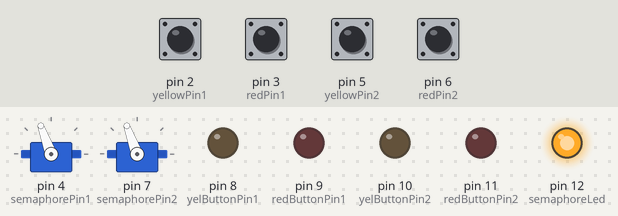
Bench run of a sketch on a simulated Arduino Uno, built with avr-gcc and run on an emulated ATmega328P. Parts: 2 × servo, output pins drawn as LEDs (lit = HIGH). The test bench sets the inputs (shaded band); at power-on: pin 2 (yellowPin1), pin 3 (redPin1), pin 5 (yellowPin2), pin 6 (redPin2) HIGH.

Above: at 6.4 s.
6.5 s: pin 2 (yellowPin1) pulled LOW for 0.2 s
At 7.33 s:
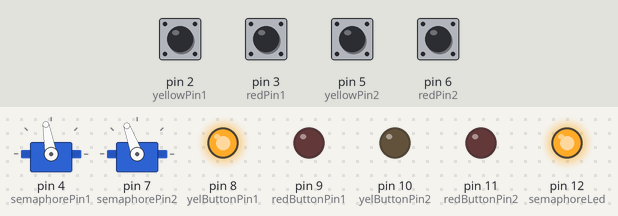
9.5 s: pin 6 (redPin2) pulled LOW for 0.2 s
At 11.71 s:
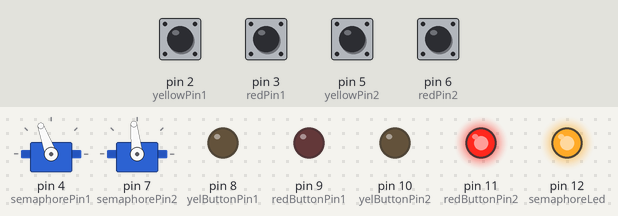
12.5 s: pin 3 (redPin1) pulled LOW for 1 s
At 15.04 s:
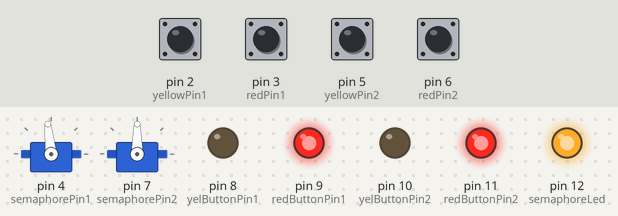
15.5 s: pin 5 (yellowPin2) pulled LOW for 1 s
18.5 s: pin 2 (yellowPin1) driven LOW and pin 3 (redPin1) driven LOW
21.5 s: pin 3 (redPin1) driven HIGH
At 23.3 s:
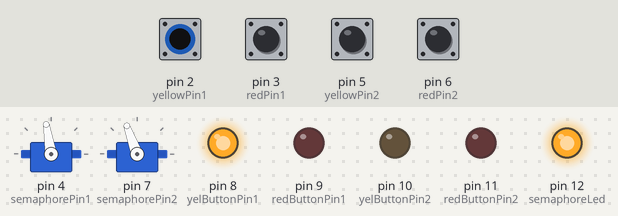
Timing chart, 0 to 24.8 s (numbered marks = the images above; inputs shaded):
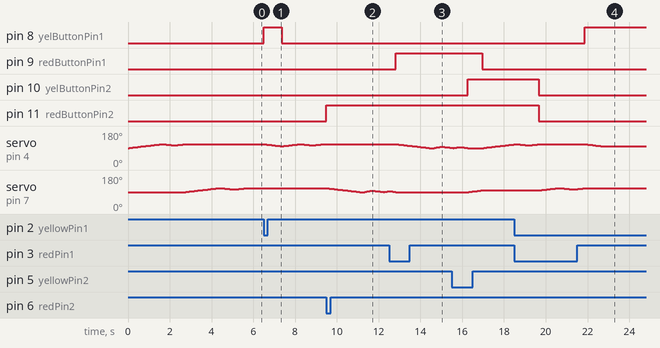

Measured:
- after the input at 6.5 s, pin 8 (yelButtonPin1): LOW → HIGH at once, → LOW 0.86 s later
- after the input at 9.5 s, pin 11 (redButtonPin2): LOW → HIGH at once
- after the input at 12.5 s, pin 9 (redButtonPin1): LOW → HIGH after 0.33 s; pin 11 (redButtonPin2): stays HIGH (without the input it goes to LOW after 0.33 s); servo on pin 7 (semaphorePin2): goes on until 12.8 s, then stays 90°
- after the input at 15.5 s, pin 9 (redButtonPin1): HIGH → LOW after 1.5 s; pin 10 (yelButtonPin2): LOW → HIGH after 0.76 s; pin 11 (redButtonPin2): stays HIGH (without the input it goes to LOW after 0.76 s); servo on pin 7 (semaphorePin2): goes on until 17.0 s, then stays 99°
- after the input at 21.5 s, pin 8 (yelButtonPin1): LOW → HIGH after 0.36 s; pin 9 (redButtonPin1): stays LOW (without the input it goes to HIGH after 0.36 s); servo on pin 4 (semaphorePin1): goes on until 22.7 s, then stays 99°

The sketch:

ServotrainorderMKII.ino
```cpp
// (licence header left out)
#include <VarSpeedServo.h>

#define ACTIVE 0    // 0 if a detector grounds the input, 1 if it connects it to VCC

VarSpeedServo semaphore[2];

// With neither D2 or D3 grounded, the semaphore shows Green
#define yellowPin1        2        // D2 - ground this pin to get Yellow
#define redPin1           3        // D3 - ground this pin to get Red
#define semaphorePin1     4        // D4 - output for servo
#define yellowPin2        5        // D5 - ground this pin to get Yellow
#define redPin2           6        // D6 - ground this pin to get Red
#define semaphorePin2     7        // D7 - output for servo
#define yelButtonPin1     8        // D9 - output for buttonlight
#define redButtonPin1     9        // D8 - output for buttonlight
#define yelButtonPin2     10       // D11 - output for buttonlight
#define redButtonPin2     11       // D10 - output for buttonlight
#define semaphoreLed      12       // D12 - output for semaphoreled

#define REDPOS1          90     // Change to match your semaphore...
#define YELLOWPOS1       99
#define GREENPOS1       110
#define REDPOS2          90     // Change to match your semaphore...
#define YELLOWPOS2       99
#define GREENPOS2       110


int  BOUNCE = 0;
int semaphoreSpeed = 8;
enum States  { RED, YELLOW, GREEN };
byte currentstate1;
byte newstate1;
byte currentstate2;
byte newstate2;


void setup() {
  pinMode(yellowPin1,    INPUT_PULLUP);
  pinMode(redPin1,       INPUT_PULLUP);
  pinMode(semaphorePin1, OUTPUT);
  pinMode(yellowPin2,    INPUT_PULLUP);
  pinMode(redPin2,       INPUT_PULLUP);
  pinMode(semaphorePin2, OUTPUT);
  pinMode(redButtonPin1, OUTPUT);
  pinMode(yelButtonPin1, OUTPUT);
  pinMode(yelButtonPin2, OUTPUT);
  pinMode(redButtonPin2, OUTPUT);
  pinMode(semaphoreLed,  OUTPUT);
  digitalWrite(semaphoreLed, HIGH);
  semaphore[0].attach(semaphorePin1);
  semaphore[0].write(REDPOS1, semaphoreSpeed, true);
  currentstate1 = RED;
  newstate1     = RED;

  semaphore[1].attach(semaphorePin2);
  semaphore[1].write(REDPOS2, semaphoreSpeed, true);
  currentstate2 = RED;
  newstate2     = RED;
}

void loop() {
  // get state of inputs
  if (digitalRead(redPin1) == ACTIVE) {
    newstate1 = RED;
  } else if (digitalRead(yellowPin1) == ACTIVE) {
    newstate1 = YELLOW;
  } else {
    newstate1 = GREEN;
  }
  // If anything changed, set servo position to match desired position
  if (newstate1 != currentstate1) {
    switch (newstate1) {
      case GREEN:   digitalWrite(redButtonPin1, LOW);
                    digitalWrite(yelButtonPin1, LOW);
                    semaphore[0].write(GREENPOS1, semaphoreSpeed, true);
                    delay(100);
                    BOUNCE = GREENPOS1 - 6;
                    semaphore[0].write(BOUNCE, semaphoreSpeed, true);
                    delay(100);
                    semaphore[0].write(GREENPOS1, semaphoreSpeed, true);
                    break;
      case YELLOW:  digitalWrite(yelButtonPin1, HIGH);
                    semaphore[0].write(YELLOWPOS1, semaphoreSpeed, true);
                    break;
      default:
      case RED:     digitalWrite(redButtonPin1, HIGH);
                    semaphore[0].write(REDPOS1, semaphoreSpeed, true);
                    delay (200);
                    BOUNCE = REDPOS1 + 6;
                    semaphore[0].write(BOUNCE, semaphoreSpeed + 4, true);
                    delay(200);
                    semaphore[0].write(REDPOS1, semaphoreSpeed, true);
                    BOUNCE = REDPOS1 + 3;
                    semaphore[0].write(BOUNCE, semaphoreSpeed + 2, true);
                    delay(300);
                    semaphore[0].write(REDPOS1, semaphoreSpeed, true);
      break;
    }
    currentstate1 = newstate1;
  }
  if (digitalRead(redPin2) == ACTIVE) {
    newstate2 = RED;
  } else if (digitalRead(yellowPin2) == ACTIVE) {
    newstate2 = YELLOW;
  } else {
    newstate2 = GREEN;
  }
  // If anything changed, set servo position to match desired position
  if (newstate2 != currentstate2) {
    switch (newstate2) {
      case GREEN:   digitalWrite(redButtonPin2, LOW);
                    digitalWrite(yelButtonPin2, LOW);
                    semaphore[1].write(GREENPOS2, semaphoreSpeed, true);
                    delay(200);
                    BOUNCE = GREENPOS2 - 6;
                    semaphore[1].write(BOUNCE, semaphoreSpeed, true);
                    delay(200);
                    semaphore[1].write(GREENPOS2, semaphoreSpeed, true);
                    break;
      case YELLOW:  digitalWrite(yelButtonPin2, HIGH);
                    semaphore[1].write(YELLOWPOS2, semaphoreSpeed, true);
                    break;
      default:
      case RED:     digitalWrite(redButtonPin2, HIGH);
                    semaphore[1].write(REDPOS2, semaphoreSpeed, true);
                    delay(200);
                    BOUNCE = REDPOS2 + 6;
                    semaphore[1].write(BOUNCE, semaphoreSpeed + 4, true);
                    delay(200);
                    semaphore[1].write(REDPOS2, semaphoreSpeed, true);
                    BOUNCE = REDPOS2 + 3;
                    semaphore[1].write(BOUNCE, semaphoreSpeed + 2, true);
                    delay(200);
                    semaphore[1].write(REDPOS2, semaphoreSpeed, true);
      break;
    }
    currentstate2 = newstate2;
  }
}
```
